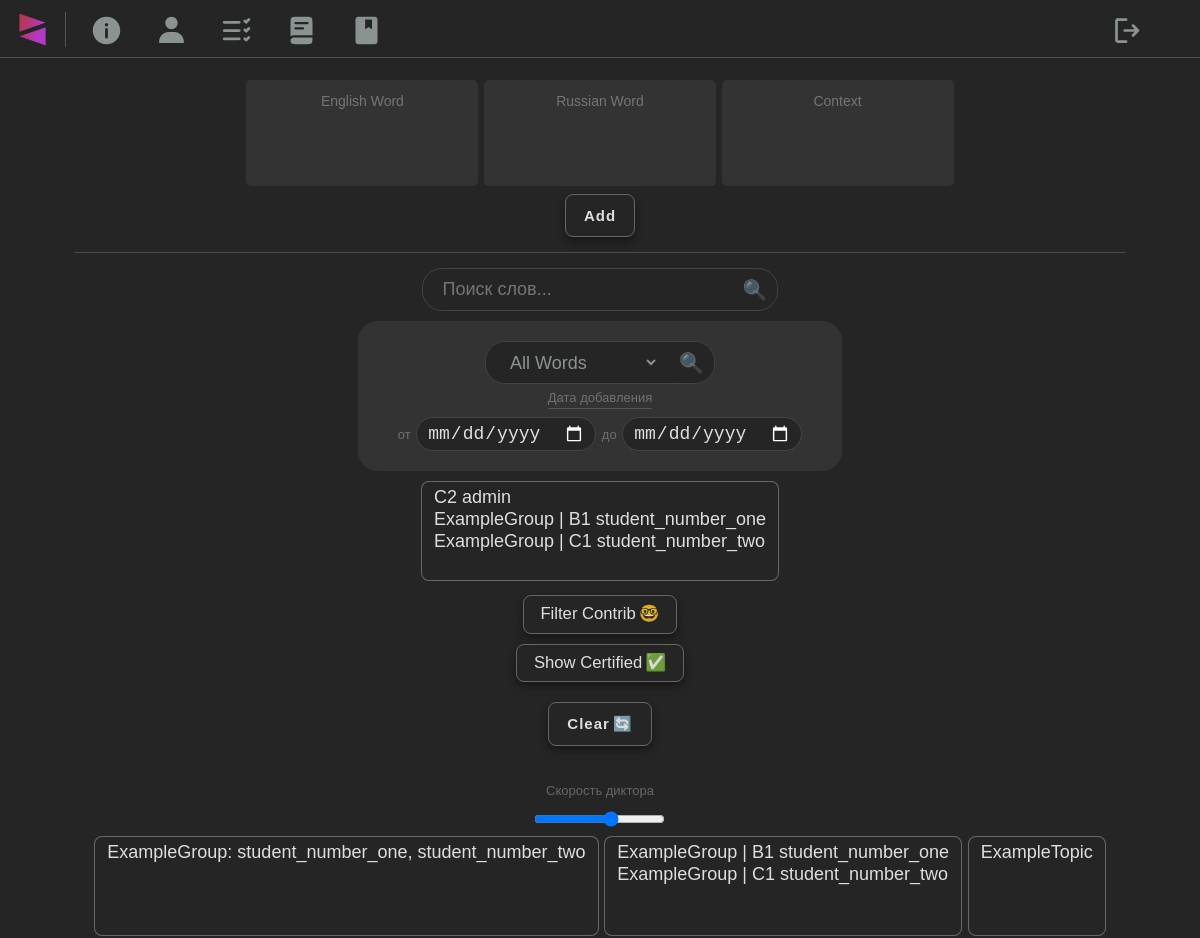
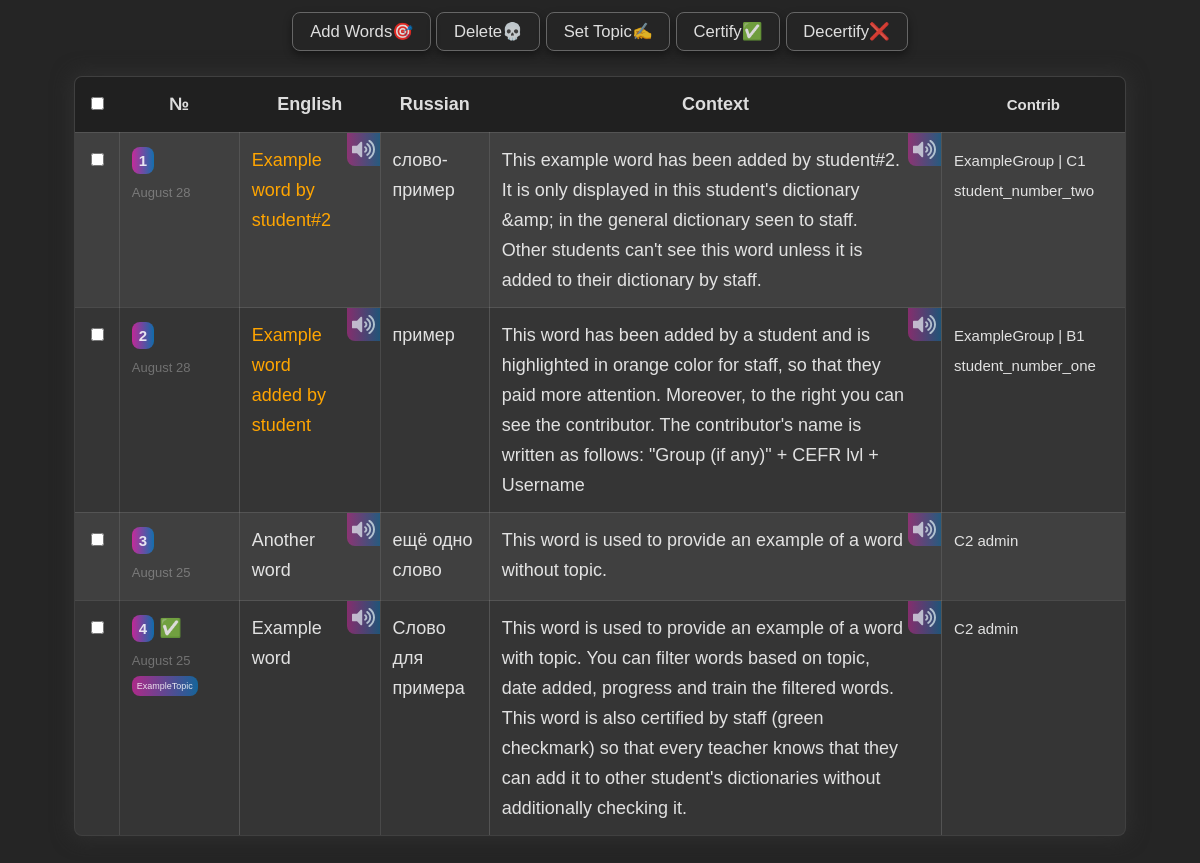
Page /dictionary (signed in) on the committed database (2 pictures, top to bottom).
### website/models.py (models this page shows, shortened)
class Words(models.Model):
    english_word = models.TextField()
    russian_word = models.TextField()
    context = models.TextField()
    date = models.DateTimeField(blank=True, null=True)
    user_added = models.BooleanField(default=False)
    contributor = models.ForeignKey(User, on_delete=models.CASCADE)
    topics = models.ManyToManyField(Topic, blank=True)
    certified = models.BooleanField(default=False)

class User(AbstractUser):
    comment = models.TextField(blank=True, null=True)
    cefr = models.CharField(max_length=20, blank=True)
    progress = models.IntegerField(blank=True, null=True)
    gpa = models.FloatField(blank=True, null=True)
    google = models.URLField(blank=True)
    topics = models.ManyToManyField(Theory, through='StudyPlan')
    teacher = models.BooleanField(default=False)
    def __str__(self):
        groups = Group.objects.filter(users=self)
        if groups:
            group_names = ', '.join(str(group.name) for group in groups)
            return f"{group_names} | {self.cefr} {self.first_name} {self.last_name}"
        else:
            return f"{self.cefr} {self.first_name} {self.last_name}"

class Group(models.Model):
    name = models.CharField(max_length=255)
    users = models.ManyToManyField(User, limit_choices_to={'teacher': False}, blank=True)
    def __str__(self):
        user_names = ', '.join([user.first_name for user in self.users.all()])
        return f"{self.name}: {user_names}"

class Topic(models.Model):
    name = models.CharField(max_length=50)
    def __str__(self):
        return self.name

### website/views.py (the view, shortened to what this page needs)
# urls.py: path('dictionary', views.dictionary, name='dictionary'),
def dictionary(request):
    if request.user.teacher == True:
        groups = Group.objects.filter(Q(teacherstudent__teacher=request.user)).distinct()
        students = request.user.teacher_students.all().values_list('students', flat=True)
        users_teacher = User.objects.filter(pk__in=students)
        all_groups = Group.objects.all()
        entries = Words.objects.all().order_by('-date')
        users = User.objects.exclude(teacher=True)
        topics = Topic.objects.all()
        form_topic = WordFilterForm(request.GET or None)
        form_contrib = ContribFilterForm(request.GET or None)
        return render(request, 'website/dictionary.html', {'entries': entries, 'users': users, "users_teacher": users_teacher, "groups": groups, "all_groups": all_groups, 'topics': topics, 'form_topic':form_topic, 'form_contrib': form_contrib})
    return render(request, 'website/dictionary_user.html', {'entries': entries, 'form_topic_user': form_topic_user, 'average_progress': average_progress, "topic_progress": topic_progress})

### website/forms.py
class WordFilterForm(forms.Form):
    topics = forms.ModelChoiceField(
        queryset=Topic.objects.all(),
        widget=forms.Select,
        required=False,
        empty_label="No Topic",
        initial=0,
    )
    def __init__(self, *args, **kwargs):
        super().__init__(*args, **kwargs)
        self.fields['topics'].choices = [(0, 'All Words')] + list(self.fields['topics'].choices)

class ContribFilterForm(forms.Form):
    contributor = forms.ModelMultipleChoiceField(
        queryset=User.objects.filter(words__isnull=False).distinct(),
        widget=forms.SelectMultiple,
        required=False,
    )

### website/templates/website/dictionary.html (shortened to what this page needs)
{% extends "website/layout.html" %}
{% load static %}
{% block body %}
<div id="dict-input">
<form method="post" action="{% url 'add_word' %}">
  <textarea required name="english" class="editable" placeholder="English Word" cols="24" rows="4"></textarea>
  <textarea required name="russian" class="editable" placeholder="Russian Word" cols="24" rows="4"></textarea>
  <textarea required name="context" class="editable" placeholder="Context" cols="24" rows="4"></textarea>
  <div class="center-basic">
    <button type="submit" class="button">Add</button>
  </div>
</form>
</div>
<hr class="hr-faint">
<div class="center-display">
  <form method="GET" action="{% url 'dictionary_search' %}">
    <div class="search-container">
      <input style="margin-top: 0px;" autocomplete="off" type="text" name="search_query" id="searchbar" placeholder="Поиск слов...">
      <button type="submit" class="magnifier">🔍</button>
    </div>
  </form>
</div>
<div class="center">
  <form method="GET" action={% url 'dictionary_filter' %}>
  <div class="filter-group">
    <div class="center-basic">
        <div class="search-container">
          {{form_topic.topics}}
          <button class="magnifier" type="submit" name="action" value="topic">🔍</button>
        </div>
    </div>
    <div class="center-basic normal-line">
      <span class="date_time underline">Дата добавления</span>
    </div>
    <div class="center-basic">
      <span style="display: inline-block;"><span class="date_time_flex">от</span> <input placeholder="" type="date" id="date-filter-from" name="date-filter-from"></span>
      <span style="display: inline-block;"><span class="date_time_flex">до</span> <input placeholder="" type="date" id="date-filter-to" name="date-filter-to"></span>
    </div>
  </div>
    <div class="center" style="margin-bottom: 0px;">
      {{ form_contrib.contributor }}
    </div>
    <div class="center-basic">
      <button type="submit" class="button button-small-margin" name="action" value="contrib">Filter Contrib<span class="emoji-margin">🤓</span></button>
    </div>
    <div class="center-basic">
      <button type="submit" class="button button-small-margin" name="action" value="certified">Show Certified<span class="emoji-margin">✅</span></button>
    </div>
  </form>
</div>
<div class="center-display">
  <a href="{% url 'dictionary' %}">
     <button class="button">Clear<span class="emoji-margin">🔄</span></button>
  </a>
</div>
<div id="dict-main" class="center-basic margin-top">
  <div style="display:block;" class="date_time center-basic">Скорость диктора</div>
  <input style="padding: 0px; margin-top: 0px;" type="range" id="dict-rate" min="0" max="1.5" step="any" value="0.9">
</div>
<div class="wrapper">
<form method="POST" action="{% url 'add_delete_words' %}">
  <div class="center-basic">
          {% if request.user.id == 1 or request.user.id == 45 %}
            <select name="groups" multiple>
              {% for group in all_groups %}
                <option value="{{ group.id }}">{{ group }}</option>
              {% endfor %}
            </select>
            <select name="users" multiple>
              {% for user in users %}
                <option value="{{ user.id }}">{{ user }}</option>
              {% endfor %}
            </select>
          {% endif %}
          <select multiple name="topics">
            {% for topic in topics %}
              <option value="{{ topic.id }}">{{ topic.name }}</option>
            {% endfor %}
          </select>
  </div>
  <div class="center-basic">
          <button type="submit" name="action" value="add" class="button button button-small-margin" onclick="return confirm('Sure?')">Add Words🎯</button>
          {% if request.user.id == 1 or request.user.id == 45 %}
          <button type="submit" name="action" value="delete" class="button button button-small-margin" onclick="return confirm('Sure?')">Delete💀</button>
          {% endif %}
          <button type="submit" name="action" value="set" class="button button button-small-margin" onclick="return confirm('Sure?')">Set Topic✍</button>
          <button type="submit" name="action" value="certify" class="button button button-small-margin" onclick="return confirm('Sure?')">Certify✅</button>
          <button type="submit" name="action" value="decertify" class="button button button-small-margin" onclick="return confirm('Sure?')">Decertify❌</button>
  </div>
  <table id="my-table">
    <thead>
      <th><input type="checkbox" data-select-all></th>
      <th>№</th>
      <th>English</th>
      <th>Russian</th>
      <th>Context</th>
      <th class="smaller">Contrib</th>
    </thead>
    <tbody>
    {% for entry in entries %}
      <tr>
        <td><input type="checkbox" name="words[]" value="{{ entry.id }}"></td>
        <td class="td-counter"> <div><span class="counter-dict">{{ forloop.counter }}</span> {% if entry.certified == True %}✅{% endif %}</div>
          <div class="date_time">{{ entry.date|date:"F j" }}</div>
          {% for topic in entry.topics.all %}
          <span class="topic">{{topic}}</span>
          {% endfor %}
        </td>
        {% if entry.user_added == True %}
          <td class="td-words relative">
            <div contenteditable="true" id="{{entry.id}}" name="english_word" style="color: orange;" class="margin-right-dict">{{ entry.english_word }}</div>
            <a data-say-word>
            </a>
          </td>
        {% else %}
        <td class="td-words relative">
          <div contenteditable="true" id="{{entry.id}}" name="english_word" class="margin-right-dict">{{ entry.english_word }}</div>
          <a data-say-word>
          </a>
        </td>
        {% endif %}
        <td contenteditable="true" id="{{entry.id}}" name="russian_word" class="td-words">{{ entry.russian_word }}</td>
        <td class="relative"><div contenteditable="true" id="{{entry.id}}" name="context" class="margin-right-dict">{{ entry.context }}</div>
          <a data-say-word>
          </a>
        </td>
        <td class="smaller">{{entry.contributor}}</td>
      </tr>
    {% endfor %}
    </tbody>
  </table>
</form>
</div>
{% endblock %}

### rows in the picture
Words: date "August 28", english_word "Example word by student#2", russian_word "слово-пример", context "This example word has been added by student#2. It is only displayed in this student's dictionary &amp; in the general dictionary seen to staff. Other students can't see this word unless it is added to their dictionary by staff.", contributor "ExampleGroup | C1 student_number_two"
Words: date "August 28", english_word "Example word added by student", russian_word "пример", context "This word has been added by a student and is highlighted in orange color for staff, so that they paid more attention. Moreover, to the right you can see the contributor. The contributor's name is written as follows: \"Group (if any)\" + CEFR lvl + Username", contributor "ExampleGroup | B1 student_number_one"
Words: date "August 25", english_word "Another word", russian_word "ещё одно слово", context "This word is used to provide an example of a word without topic.", contributor "C2 admin"
Words: date "August 25", english_word "Example word", russian_word "Слово для примера", context "This word is used to provide an example of a word with topic. You can filter words based on topic, date added, progress and train the filtered words. This word is also certified by staff (green checkmark) so that every teacher knows that they can add it to other student's dictionaries without additionally checking it.", contributor "C2 admin"
Topic: {{ topic.id }} 7 (drawn), name "ExampleTopic"
